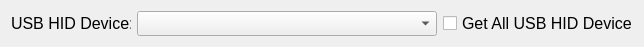
    <widget class="QWidget" name="">
     <property name="geometry">
      <rect>
       <x>10</x>
       <y>350</y>
       <width>624</width>
       <height>27</height>
      </rect>
     </property>
     <layout class="QHBoxLayout" name="horizontalLayout_13">
      <item>
       <widget class="QLabel" name="usbLabel">
        <property name="sizePolicy">
         <sizepolicy hsizetype="Fixed" vsizetype="Fixed">
          <horstretch>0</horstretch>
          <verstretch>0</verstretch>
         </sizepolicy>
        </property>
        <property name="minimumSize">
         <size>
          <width>120</width>
          <height>25</height>
         </size>
        </property>
        <property name="maximumSize">
         <size>
          <width>120</width>
          <height>25</height>
         </size>
        </property>
        <property name="baseSize">
         <size>
          <width>120</width>
          <height>25</height>
         </size>
        </property>
        <property name="font">
         <font>
          <pointsize>12</pointsize>
         </font>
        </property>
        <property name="text">
         <string>USB HID Device:</string>
        </property>
       </widget>
      </item>
      <item>
       <widget class="QComboBox" name="usbDevicesComboBox">
        <property name="sizePolicy">
         <sizepolicy hsizetype="Fixed" vsizetype="Fixed">
          <horstretch>0</horstretch>
          <verstretch>0</verstretch>
         </sizepolicy>
        </property>
        <property name="minimumSize">
         <size>
          <width>300</width>
          <height>25</height>
         </size>
        </property>
        <property name="maximumSize">
         <size>
          <width>300</width>
          <height>25</height>
         </size>
        </property>
        <property name="baseSize">
         <size>
          <width>300</width>
          <height>25</height>
         </size>
        </property>
        <property name="font">
         <font>
          <pointsize>10</pointsize>
         </font>
        </property>
       </widget>
      </item>
      <item>
       <widget class="QCheckBox" name="allHIDDevicesCheckBox">
        <property name="sizePolicy">
         <sizepolicy hsizetype="Fixed" vsizetype="Fixed">
          <horstretch>0</horstretch>
          <verstretch>0</verstretch>
         </sizepolicy>
        </property>
        <property name="minimumSize">
         <size>
          <width>190</width>
          <height>25</height>
         </size>
        </property>
        <property name="maximumSize">
         <size>
          <width>190</width>
          <height>25</height>
         </size>
        </property>
        <property name="baseSize">
         <size>
          <width>190</width>
          <height>25</height>
         </size>
        </property>
        <property name="font">
         <font>
          <pointsize>12</pointsize>
         </font>
        </property>
        <property name="text">
         <string>Get All USB HID Devices</string>
        </property>
       </widget>
      </item>
     </layout>
    </widget>
